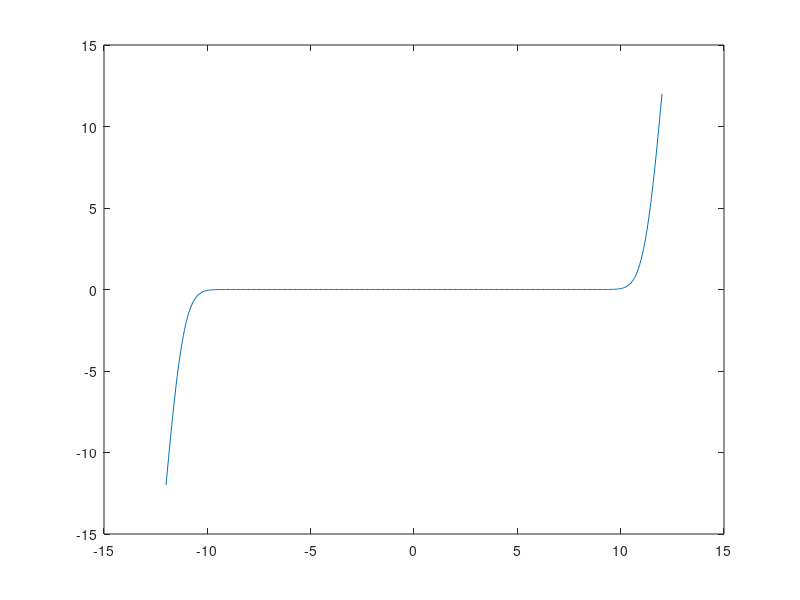

The MATLAB script that drew this image:
function testcomplexification
close all
format long
format compact
% target point
xtarg = -500;
ytarg = 600;
ztarg = xtarg+1i*ytarg;
% source point
xsource = 0;
ysource = -2;
zsource = xsource + 1i*ysource;
% wave number
omega = 5.5;


% integration domain [-L,L]
L = 12;
% number of equispaced quadrature points
n = 200;
% quadrature weights
h = L/n;

% original integration domain
x = h*(-n:n);
xp = ones(size(x));

n0 = n/2;

c=12;
% contour deformation on the left
indl = 1:n0;
x0 = x(indl);
x(indl) = x0-c*1i*erfc(x0+L);
xp(indl) = 1+c*1i*exp(-(x0+L).^2)*2/sqrt(pi);

% contour deformation on the right
indr = (length(x)-n0+1):length(x);
x(indr) = -fliplr(x(indl));
xp(indr) = fliplr(xp(indl));

plot(x)
r1 = sqrt((x-xtarg).^2+ytarg^2);
% single layer potential kernel values on the contour
kerval = 1i/4*besselh(0,omega*r1);

% density
r2 = sqrt((x-xsource).^2+ysource^2);
dens = 1i/4*besselh(1,omega*r2)*omega*ysource./r2;

% trapezoidal rule 
ucomp = -2*h*sum(kerval.*dens.*xp)

% exact solution is a monopole
uexact = 1i/4*besselh(0,omega*abs(ztarg-zsource))
rerr = abs((ucomp-uexact)/uexact)

find(imag(sqrt((x-x.').^2))<0)
